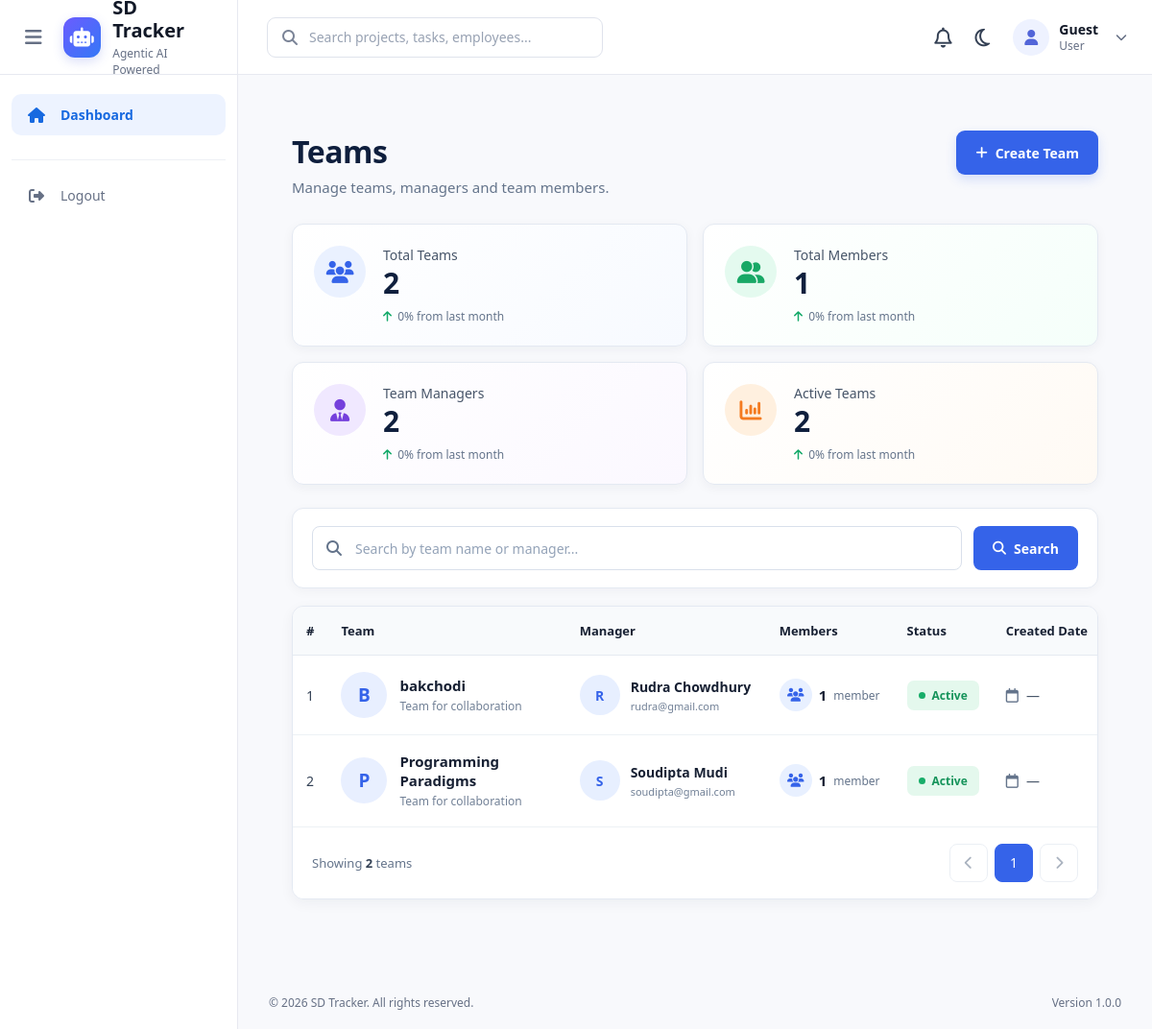
Before: /employees/teams/ with the older database file.
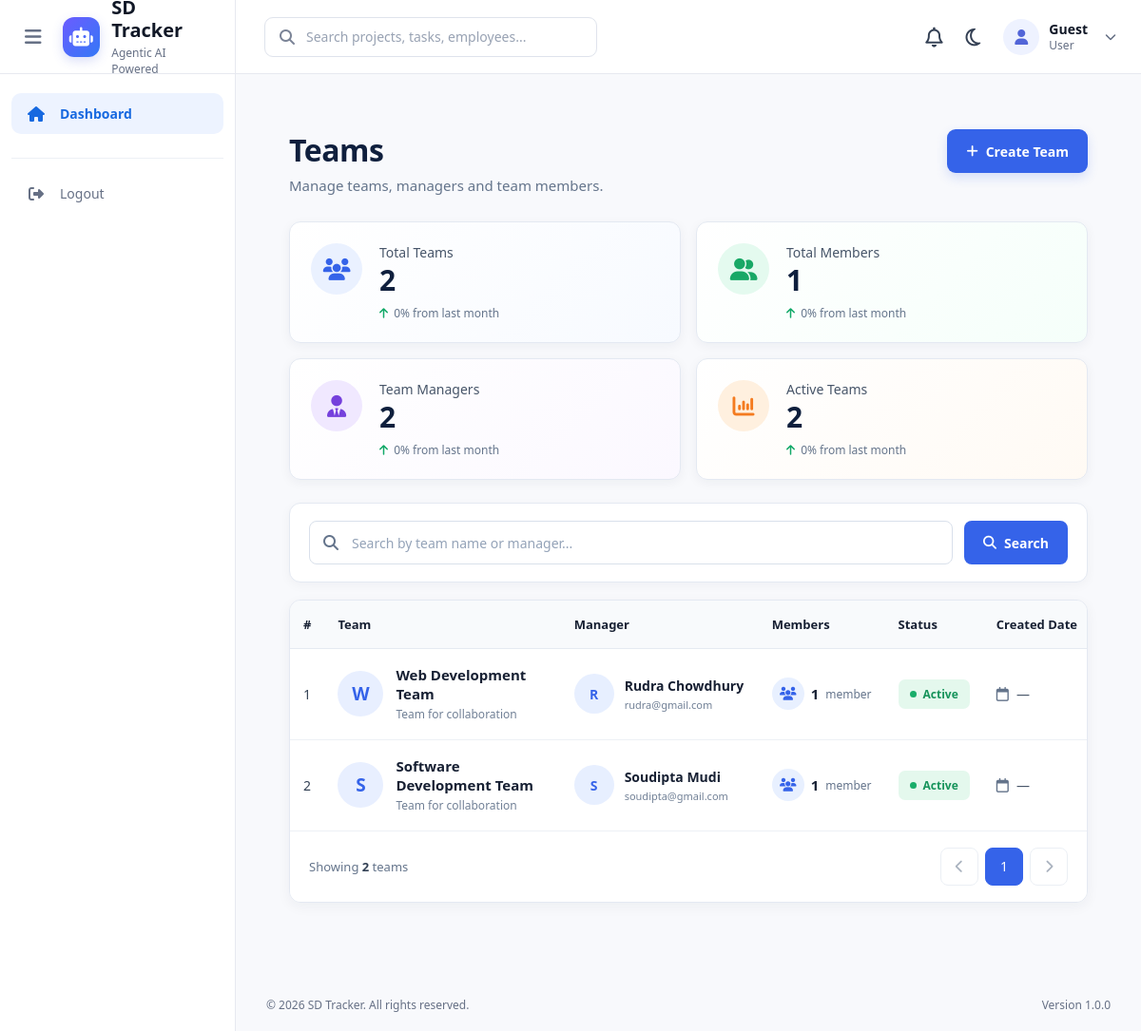
After: the same page with the newer database file.
### employees/models.py (models this page shows, shortened)
class Team(models.Model):
    name = models.CharField(
        max_length=100
    )
    manager = models.ForeignKey(
        Employee,
        on_delete=models.SET_NULL,
        null=True,
        blank=True,
        related_name="managed_teams"
    )
    members = models.ManyToManyField(
        Employee,
        related_name="teams",
        blank=True
    )

class Employee(models.Model):
    STATUS_CHOICES = (
        ("active", "Active"),
        ("on_leave", "On Leave"),
        ("inactive", "Inactive"),
    )
    user = models.OneToOneField(
        User,
        on_delete=models.CASCADE,
        related_name="employee"
    )
    employee_id = models.CharField(
        max_length=20,
        unique=True
    )
    designation = models.CharField(
        max_length=100
    )
    department = models.CharField(
        max_length=100
    )
    skills = models.TextField(
        blank=True
    )
    joining_date = models.DateField()
    status = models.CharField(
        max_length=20,
        choices=STATUS_CHOICES,
        default="active"
    )

### employees/views.py (the view, shortened to what this page needs)
# urls.py: path("teams/",views.team_list,name="team_list"),
def team_list(request):
    teams = Team.objects.all()
    search = request.GET.get("search", "").strip()
    total_members = Employee.objects.filter(
        teams__in=Team.objects.all()
    ).distinct().count()
    total_managers = Team.objects.exclude(
        manager=None
    ).count()
    active_teams = Team.objects.count()
    context = {
        "teams": teams,
        "total_members": total_members,
        "total_managers": total_managers,
        "active_teams": active_teams,
        "search": search,
    }
    return render(
        request,
        "employees/teams/team_list.html",
        context
    )

### employees/templates/employees/teams/team_list.html (shortened to what the changed rows need)
{% extends "base.html" %}
{% load static %}
{% block extra_css %}
<link rel="stylesheet"
      href="{% static 'css/teams/team_list.css' %}">
{% endblock %}
{% block content %}
<div class="teams-page">
    <div class="page-header">
        <div>
            <h1>Teams</h1>
        </div>
    </div>
    <div class="team-table-card">
        <table class="team-table">
            <thead>
                <tr>
                    <th>#</th>
                    <th>Team</th>
                    <th>Manager</th>
                    <th>Members</th>
                    <th>Status</th>
                    <th>Created Date</th>
                </tr>
            </thead>
            <tbody>
                {% for team in teams %}
                <tr>
                    <td>
                        {{ forloop.counter }}
                    </td>
                    <td>
                        <div class="team-name-cell">
                            <div class="team-avatar">
                                {{ team.name|slice:":1"|upper }}
                            </div>
                            <div>
                                <strong>
                                    {{ team.name }}
                                </strong>
                                <small>
                                    Team for collaboration
                                </small>
                            </div>
                        </div>
                    </td>
                    <td>
                        {% if team.manager %}
                            <div class="manager-cell">
                                <div class="manager-avatar">
                                    {{ team.manager.user.get_full_name|slice:":1"|upper }}
                                </div>
                                <div>
                                    <strong>
                                        {{ team.manager.user.get_full_name }}
                                    </strong>
                                    <small>
                                        {{ team.manager.user.email }}
                                    </small>
                                </div>
                            </div>
                        {% else %}
                            <span class="no-manager">
                                No Manager Assigned
                            </span>
                        {% endif %}
                    </td>
                    <td>
                        <div class="member-count">
                            <i class="fa-solid fa-users"></i>
                            <strong>
                                {{ team.members.count }}
                            </strong>
                            <small>
                                member{{ team.members.count|pluralize }}
                            </small>
                        </div>
                    </td>
                    <td>
                        <span class="team-status active">
                            <span></span>
                            Active
                        </span>
                    </td>
                    <td>
                        <div class="created-date">
                            <i class="fa-regular fa-calendar"></i>
                            {% if team.created_at %}
                                {{ team.created_at|date:"M. d, Y" }}
                            {% else %}
                                —
                            {% endif %}
                        </div>
                    </td>
                </tr>
                {% endfor %}
            </tbody>
        </table>
    </div>
</div>
{% endblock %}

Changed rows visible on the page:
changed Team "Rudra Chowdhury": name "B" → "W"; name "bakchodi" → "Web Development Team"
changed Team "Soudipta Mudi": name "P" → "S"; name "Programming Paradigms" → "Software Development Team"
